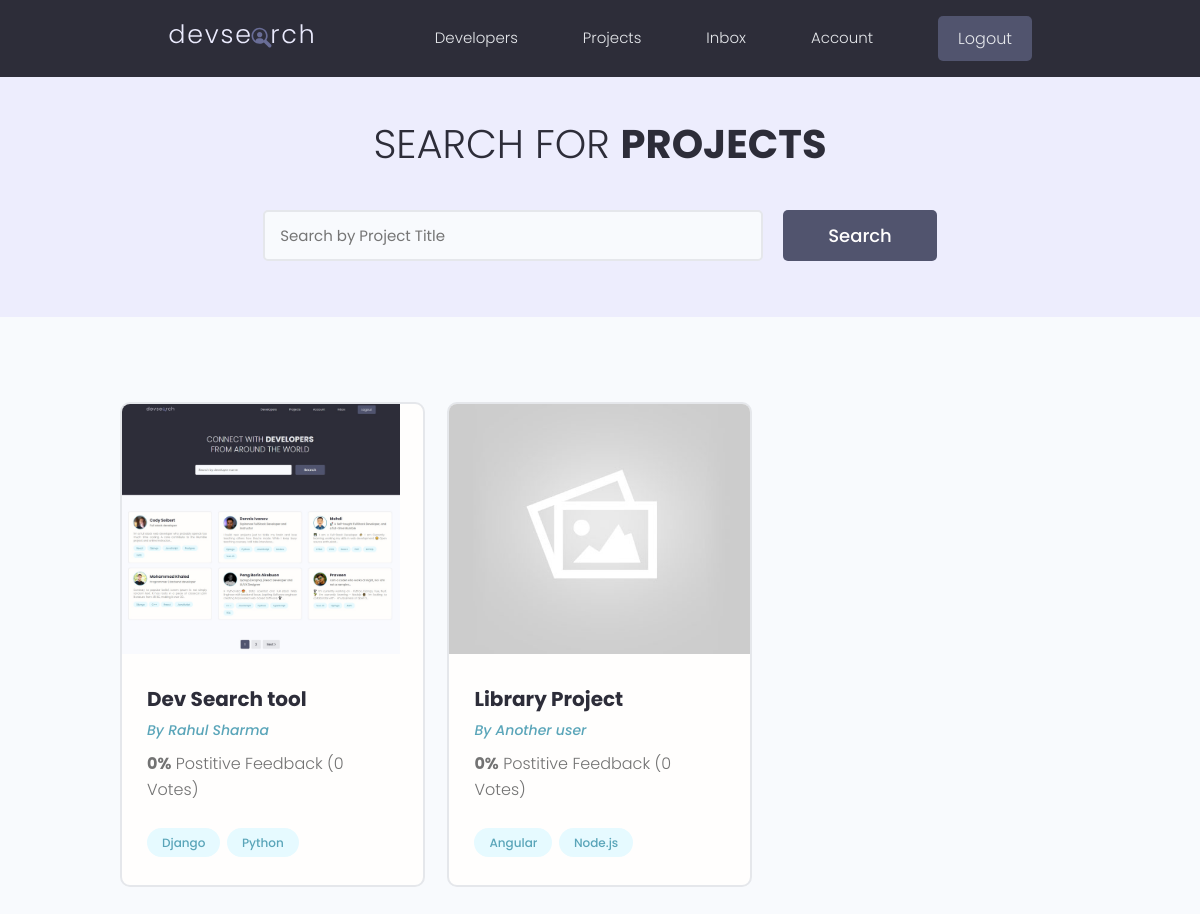
The app's page /projects/ (signed in) with its own data.
### projects/models.py (models this page shows, shortened)
class Project(models.Model):
    owner = models.ForeignKey(
        Profile, null=True, blank=True, on_delete=models.CASCADE)
    title = models.CharField(max_length = 200)
    description = models.TextField(null = True, blank = True)
    featured_image = models.ImageField(null = True, blank = True, default = 'default.jpg')
    demo_link = models.CharField(max_length = 2000, null = True, blank = True)
    source_link = models.CharField(max_length = 2000, null = True, blank = True)
    tags = models.ManyToManyField('Tag', blank = True)
    vote_total = models.IntegerField(default = 0, null = True, blank = True)
    vote_ratio = models.IntegerField(default = 0, null = True, blank = True)
    created = models.DateTimeField(auto_now_add = True)
    id = models.UUIDField(default = uuid.uuid4, unique = True, primary_key = True, editable = False)

class Tag(models.Model):
    name = models.CharField(max_length = 200)
    created = models.DateTimeField(auto_now_add = True)
    id = models.UUIDField(default = uuid.uuid4, unique = True, primary_key = True, editable = False)
    def __str__(self):
        return self.name

### users/models.py (models this page shows, shortened)
class Profile(models.Model):
    user = models.OneToOneField(
        User, on_delete=models.CASCADE, null=True, blank=True)
    name = models.CharField(max_length=200, blank=True, null=True)
    email = models.EmailField(max_length=500, blank=True, null=True)
    username = models.CharField(max_length=200, blank=True, null=True)
    location = models.CharField(max_length=200, blank=True, null=True)
    short_intro = models.CharField(max_length=200, blank=True, null=True)
    bio = models.TextField(blank=True, null=True)
    profile_image = models.ImageField(
        null=True, blank=True, upload_to='profiles/', default="profiles/user-default.png")
    social_github = models.CharField(max_length=200, blank=True, null=True)
    social_twitter = models.CharField(max_length=200, blank=True, null=True)
    social_linkedin = models.CharField(max_length=200, blank=True, null=True)
    social_youtube = models.CharField(max_length=200, blank=True, null=True)
    social_website = models.CharField(max_length=200, blank=True, null=True)
    created = models.DateTimeField(auto_now_add=True)
    id = models.UUIDField(default=uuid.uuid4, unique=True,
                          primary_key=True, editable=False)

### projects/views.py (the view)
# urls.py: path('projects/', include('projects.urls')),
def projects(request):
    projects, search_query = searchProjects(request)
    context = {'projects': projects, 'search_query': search_query}
    return render(request, 'projects/projects.html', context)

### projects/utils.py (called while the page is built)
def searchProjects(request):
    search_query = ''
    if request.GET.get('search_query'):
        search_query = request.GET.get('search_query')
    tags = Tag.objects.filter(name__icontains=search_query)
    projects = Project.objects.distinct().filter(
        Q(title__icontains=search_query) |
        Q(description__icontains=search_query) |
        Q(owner__name__icontains=search_query) |
        Q(tags__in=tags)
    )
    return projects, search_query

### projects/templates/projects/projects.html (shortened to what this page needs)
{% extends 'main.html' %} {% block content %}
<main class="projects">
  <section class="hero-section text-center">
    <div class="container container--narrow">
      <div class="hero-section__box">
        <h2>Search for <span>Projects</span></h2>
      </div>
      <div class="hero-section__search">
        <form class="form" action="#" method="get">
          <div class="form__field">
            <input class="input input--text" id="formInput#search" type="text" name="search_query"
              value="{{search_query}}" placeholder="Search by Project Title" />
          </div>
          <input class="btn btn--sub btn--lg" type="submit" value="Search" />
        </form>
      </div>
    </div>
  </section>
  <section class="projectsList">
    <div class="container">
      <div class="grid grid--three">
        {% for project in projects %}
        <div class="column">
          <div class="card project">
            <a href="{% url 'project' project.id %}" class="project">
              <img class="project__thumbnail" src="{{project.featured_image.url}}" alt="project thumbnail" />
              <div class="card__body">
                <h3 class="project__title">{{ project.title}}</h3>
                <p><a class="project__author" href="">By {{ project.owner.name }}</a></p>
                <p class="project--rating">
                  <span style="font-weight: bold;">{{project.vote_ratio}}%</span> Postitive
                  Feedback ({{project.vote_total}} Vote{{project.vote_total|pluralize:"s"}})
                </p>
                <div class="project__tags">
                  {% for tag in project.tags.all%}
                  <span class="tag tag--pill tag--main">
                    <small>{{tag}}</small>
                  </span>
                  {% endfor %}
                </div>
              </div>
            </a>
          </div>
        </div>
        {% endfor %}
      </div>
    </div>
  </section>
</main>
{% endblock content %}

### static/styles/app.css (style rules this page uses)
:root { --color-sub: #2d2d39; }
.btn--sub { background-color: var(--color-sub-light); }
.card { border: 2px solid var(--color-light); }
img { width: 100%; }
.hero-section { height: 40vh; display: flex; align-items: center; background-color: var(--color-sub); }
.hero-section__box { margin-bottom: 4rem; }
.hero-section__box > h2, .hero-section__box > h2 > span { font-size: 4rem; color: var(--color-light); line-height: 1.3; text-transform: uppercase; }
.hero-section__box > h2 { font-weight: 300; }
.hero-section__box > h2 > span { font-weight: 700; }
.hero-section__search > .form { display: flex; align-items: center; justify-content: center; gap: 2rem; }
.hero-section__search > .form input.input--text { width: 50rem; }
.project__author { font-size: 1.4rem; font-style: italic; }
.project--rating { margin-bottom: 1.6em; margin-top: .5em; }
.projects > .hero-section { background: var(--color-sub-lighter); height: 30vh; }
.projects .hero-section__box { margin-bottom: 2.5rem; }
.projects .hero-section__box > h2 { color: var(--color-sub); }
.projects .hero-section__box > h2 > span { font-weight: 700; color: var(--color-sub); }
.projectsList { margin-top: 8rem; }
.project__thumbnail { height: 25rem; object-fit: cover; object-position: top center; }
.project__title { font-size: 2rem; font-weight: 700; color: var(--color-sub); }

### static/uikit/styles/modules/_variables.css (style rules this page uses)
:root { --color-main: #5aa5b9; --color-main-light: #e6faff; --color-sub: #3f4156; --color-sub-light: #51546e; --color-sub-lighter: #ededfd; --color-text: #737373; --color-gray: #8b8b8b; --color-light: #e5e7eb; --color-light-gray: #767676; --color-bg: #f8fafd; --color-white: #fffefd; --color-white-light: #f3f3f3; --color-success: #359e64; --color-success-bg: #def8e8; --color-error: #fc4b0b; --color-error-bg: #fff2ee; --font-base: 'Poppins', arial, helvetica, 'Segoe UI', roboto, ubuntu, sans-serif; --font-monospace: 'Fira Code', 'Courier New', courier, monospace; --font-regular: 300; --font-medium: 500; --font-bold: 700; --generic-shadow: 1px 1px 5px #00000010; --generic-transition: all 0.3s ease-in-out; }

### static/uikit/styles/modules/_base.css (style rules this page uses)
* { margin: 0; padding: 0; box-sizing: border-box; text-rendering: optimizeLegibility; color: inherit; font-size: inherit; }
html { font-size: 50%; }
@media only screen and (min-width: 480px) { html { font-size: 56.25%; } }
@media only screen and (min-width: 1200px) { html { font-size: 62.5%; } }
body { line-height: 1.6; font-weight: 400; font-size: 1.5rem; color: var(--color-text); background-color: var(--color-bg); min-height: 100vh; }

### static/uikit/styles/modules/_typography.css (style rules this page uses)
* { font-family: var(--font-base); }
h2 { font-size: 3.6rem; font-weight: var(--font-bold); }
h3 { font-size: 3.2rem; font-weight: var(--font-medium); }
p, span, strong { font-size: 1.6rem; color: var(--color-text); font-weight: var(--font-regular); }
a { padding-bottom: 2px; text-decoration: none; display: inline-block; color: var(--color-main); font-weight: var(--font-medium); }

### static/uikit/styles/modules/_utilities.css (style rules this page uses)
.container { width: 92%; max-width: 165rem; margin: 0 auto; box-sizing: border-box; }
.container--narrow { width: 92%; max-width: 120rem; }
@media screen and (min-width: 1000px) { .container { width: 90%; } }
@media screen and (min-width: 1000px) { .container--narrow { width: 85%; } }
@media screen and (min-width: 1200px) { .container { width: 80%; } }
@media screen and (min-width: 1200px) { .container--narrow { width: 72%; } }
.text-center { text-align: center; }

### static/uikit/styles/modules/_button.css (style rules this page uses)
.btn { display: inline-block; position: relative; cursor: pointer; background-color: var(--color-light); font-weight: var(--font-medium); color: var(--color-sub); text-decoration: none; padding: 1rem 2rem; border-radius: 0.5rem; border: none; width: -webkit-fit-content; width: -moz-fit-content; width: fit-content; height: -webkit-fit-content; height: -moz-fit-content; height: fit-content; font-size: 1.6rem; outline-width: 0; outline-color: transparent; -webkit-backface-visibility: hidden; backface-visibility: hidden; transition: all 0.3s ease-in-out; }
.btn--sub { background-color: var(--color-sub); color: var(--color-white); }
.btn--lg { font-size: 1.8rem; padding: 1.2rem 4.5rem; }

### static/uikit/styles/modules/_card.css (style rules this page uses)
.card { border-radius: 1rem; background-color: var(--color-white); border: 1.5px solid var(--color-light); width: auto; height: auto; margin-top: 0.5rem; margin-bottom: 0.5rem; overflow: hidden; }
.card__body, .card__header { padding: 2rem 2.5rem; }

### records on screen
Project: featured_image (picture), title "Dev Search tool", owner.name "Rahul Sharma", vote_ratio "0", vote_total "0"
Tag: name "Django"
Tag: name "Python"
Project: featured_image (placeholder picture), title "Library Project", owner.name "Another user", vote_ratio "0", vote_total "0"
Tag: name "Angular"
Tag: name "Node.js"
